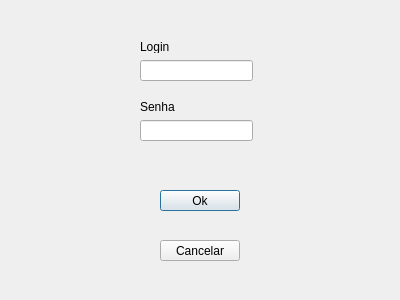
<?xml version="1.0" encoding="UTF-8"?>
<ui version="4.0">
 <class>screenRegister</class>
 <widget class="QDialog" name="screenRegister">
  <property name="geometry">
   <rect>
    <x>0</x>
    <y>0</y>
    <width>400</width>
    <height>300</height>
   </rect>
  </property>
  <property name="windowTitle">
   <string>Dialog</string>
  </property>
  <widget class="QPushButton" name="pushButton">
   <property name="geometry">
    <rect>
     <x>160</x>
     <y>190</y>
     <width>80</width>
     <height>21</height>
    </rect>
   </property>
   <property name="text">
    <string>Ok</string>
   </property>
  </widget>
  <widget class="QPushButton" name="pushButton_2">
   <property name="geometry">
    <rect>
     <x>160</x>
     <y>240</y>
     <width>80</width>
     <height>21</height>
    </rect>
   </property>
   <property name="text">
    <string>Cancelar</string>
   </property>
  </widget>
  <widget class="QLabel" name="label">
   <property name="geometry">
    <rect>
     <x>140</x>
     <y>40</y>
     <width>47</width>
     <height>13</height>
    </rect>
   </property>
   <property name="text">
    <string>Login</string>
   </property>
  </widget>
  <widget class="QLineEdit" name="lineEdit">
   <property name="geometry">
    <rect>
     <x>140</x>
     <y>60</y>
     <width>113</width>
     <height>21</height>
    </rect>
   </property>
  </widget>
  <widget class="QLabel" name="label_2">
   <property name="geometry">
    <rect>
     <x>140</x>
     <y>100</y>
     <width>47</width>
     <height>13</height>
    </rect>
   </property>
   <property name="text">
    <string>Senha</string>
   </property>
  </widget>
  <widget class="QLineEdit" name="lineEdit_2">
   <property name="geometry">
    <rect>
     <x>140</x>
     <y>120</y>
     <width>113</width>
     <height>21</height>
    </rect>
   </property>
  </widget>
 </widget>
 <resources/>
 <connections/>
</ui>
